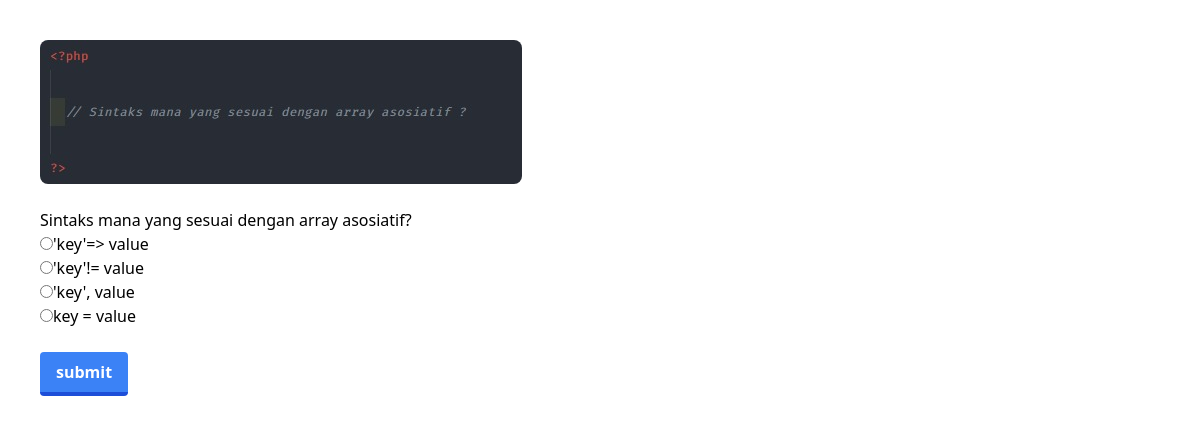
The page /codingku/php/array1.2/question.php?n=26 on the database its author committed.
### tables this page shows
CREATE TABLE `questions` (
  `question_number` int(11) NOT NULL,
  `question_text` text NOT NULL,
  `question_image` varchar(255) NOT NULL
);

CREATE TABLE `options` (
  `id` int(11) NOT NULL,
  `question_number` int(11) NOT NULL,
  `is_correct` tinyint(1) NOT NULL DEFAULT 0,
  `coption` text NOT NULL
);

### codingku/php/array1.2/question.php (the view, shortened to what this page needs)
<?php
include '../../koneksi.php';
$number = $_GET['n'];
$query = "SELECT * FROM questions WHERE question_number = $number";
$result = mysqli_query($conn, $query);
$question = mysqli_fetch_assoc($result);
$query = "SELECT * FROM options WHERE question_number = $number";
$choices = mysqli_query($conn, $query);
?>
<html>
<head>
  <script src="https://cdn.tailwindcss.com"></script>
</head>
<body>
  <main>
    <div class="m-10">
      <img class="rounded-lg" src="gambar/<?php echo $question['question_image']; ?>"><br>
      <p class="question"><?php echo $question['question_text']; ?> </p>
      <form method="POST" action="process.php">
        <ul class="choicess">
          <?php while ($row = mysqli_fetch_assoc($choices)) { ?>
            <li><input type="radio" name="choice" value="<?php echo $row['id']; ?>" required><?php echo $row['coption']; ?></li>
          <?php } ?>
        </ul>
        <br>
        <button class="bg-blue-500 hover:bg-blue-400 text-white font-bold py-2 px-4 border-b-4 border-blue-700 hover:border-blue-500 rounded" name="submit" value="submit">submit</button>
      </form>
    </div>
  </main>
</body>
</html>

### rows shown on the page
questions: question_image (picture), question_text "Sintaks mana yang sesuai dengan array asosiatif?"
options: coption "'key'=> value"
options: coption "'key'!= value"
options: coption "'key', value"
options: coption "key = value"
